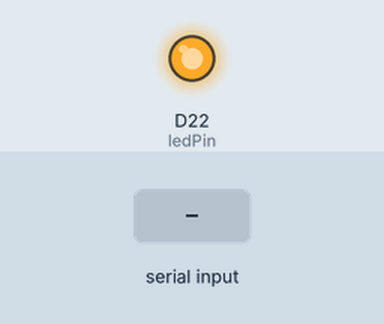
Simulated run of this sketch. Board: Arduino Nano 33 IoT. Shown: output pins drawn as LEDs (lit = HIGH). The inputs (shaded band) are chosen by the test bench. What the sketch prints to the serial monitor is not drawn.

Above: at 0.1 s.
At 6.2 s:
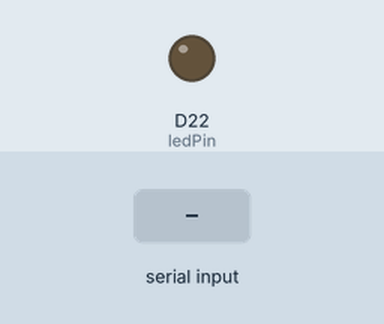
6.3 s: byte 30 received over Serial
Timing chart, 0 to 9.3 s (numbered marks = the images above; inputs shaded):
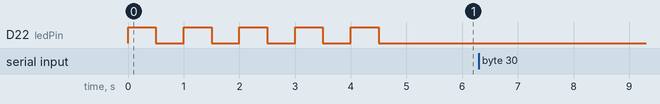

The sketch:

ble_serial_echo.ino
```cpp
#include <ArduinoBLE.h>


const int ledPin = 22;

int incomingByte = 0;   // for incoming serial data

void setup() {

  Serial.begin(115200); //opens serial port, sets data rate to 115200 bps
  while(!Serial){}

   pinMode(ledPin,OUTPUT);  /*declare led pin as an output pin */
  digitalWrite(ledPin, LOW);

  for(int loop = 0; loop < 5; loop++)
  {
    digitalWrite(ledPin, HIGH);
    delay(500);
    digitalWrite(ledPin, LOW);
    delay(500);
  }
    BLE.setLocalName("drone");
    BLE.advertise();

}

void loop() {
  if(Serial.available() > 0)
  {
      incomingByte = Serial.read();
      // say what you got:
      Serial.print("I received: ");
      Serial.println(incomingByte, DEC);
  }
}
```

Measured:
- after the input at 6.3 s, every drawn part: stays the same
